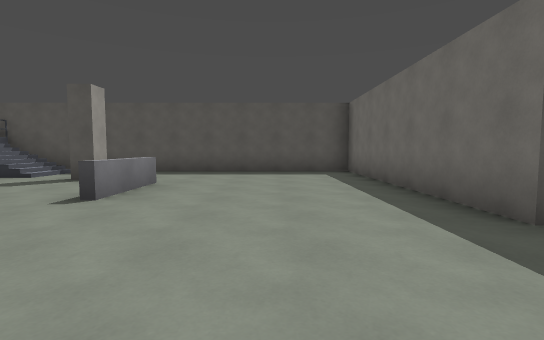
View 1 (above)

16 first-person views from a walk through a 3-D level made in the Godot game engine. The camera is 1.3 m above the floor, tilts 4° down and sees 85° across. The floor is counted in squares, 2 m on a side. Each view is taken from the middle of a square. On the plan, view 1 faces up. The plan holds only what a view shows up to about 9 squares ahead; the rest is blank.

View 2
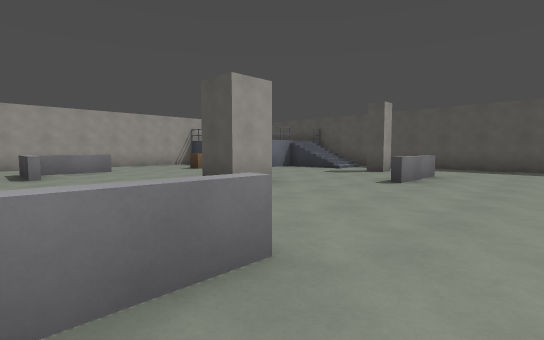

View 3
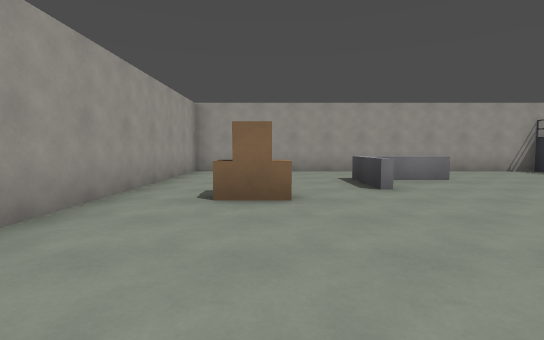

View 4
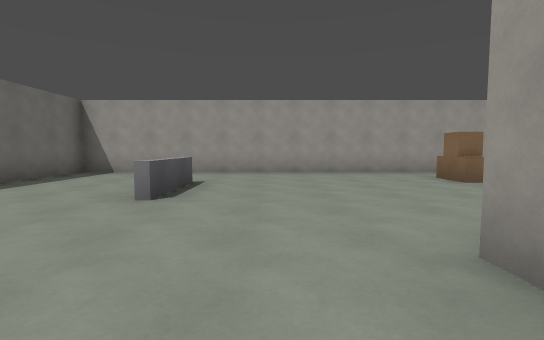

View 5
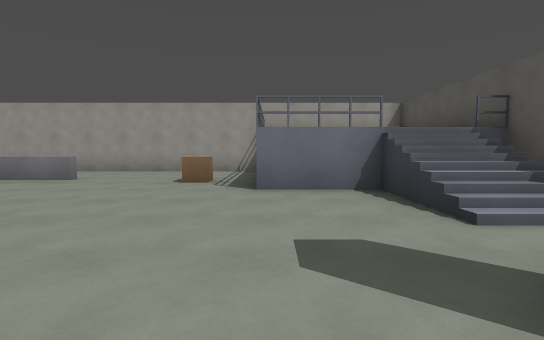

View 6
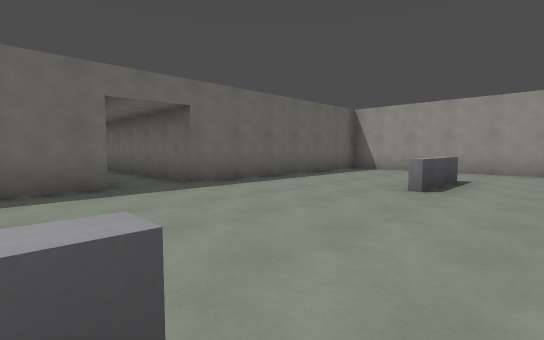

View 7
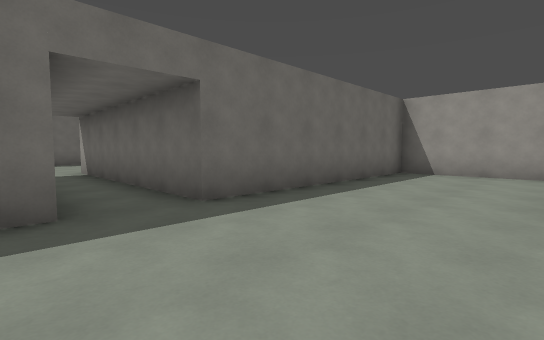

View 8
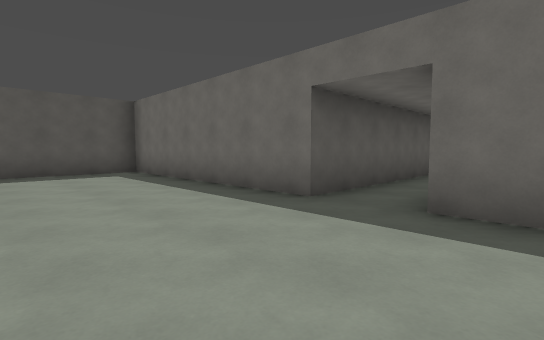

View 9
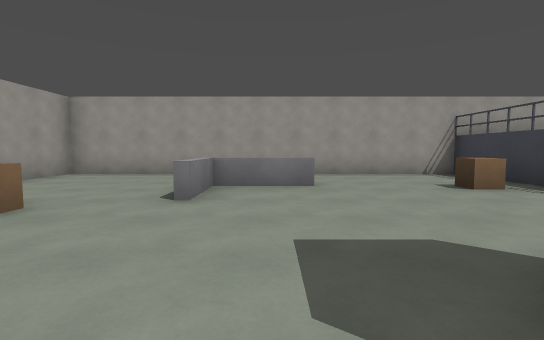

View 10
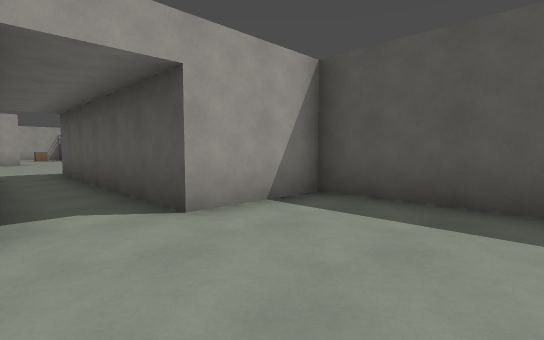

View 11
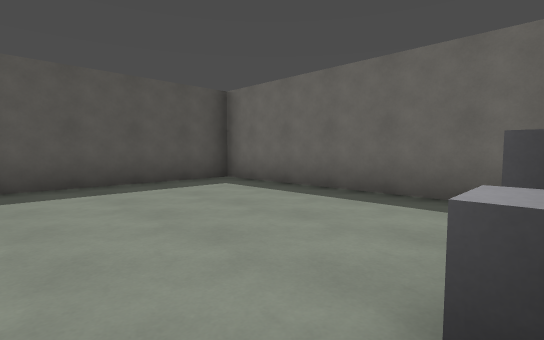

View 12
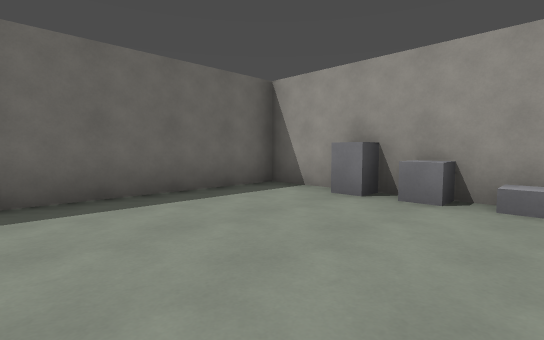

View 13
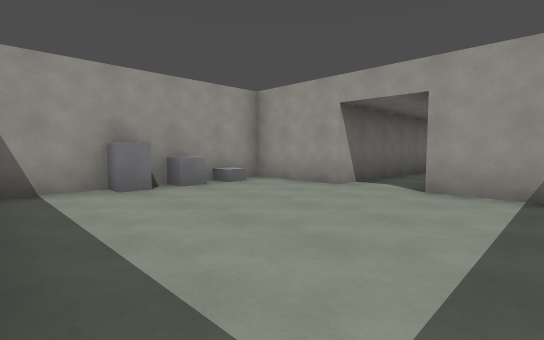

View 14
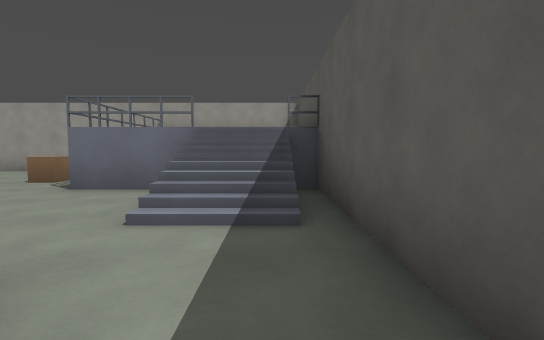

View 15
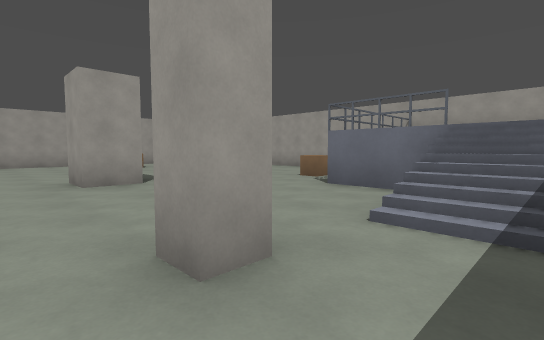

View 16
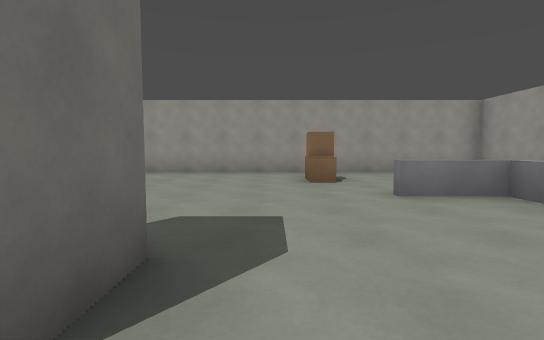

### Floor plan
Key: @ floor where view 1 was taken; # wall or solid block; . main floor; : floor 2 m higher than the main floor; / step, stairs or slope; ^ raised ledge.
Columns run from 12 left of view 1 to 14 right of it. Each row starts with its distance up from view 1.
  9 ################
  8 #   ///........#
  7 #   ///........#
  6 #   :...#......#
  5 # :::.....^....#    #######
  4 #.........^....#    #.....#
  3 #..............######.....#
  2 #......#..................#
  1 #..............######.....#
  0 #..^........@..#    #.....#
 -1 #..^^......^...#    #.^^..#
 -2 #..........^...#     #  ###
 -3 #....#.........#
 -4 #..............#
 -5 #..............#
 -6 ################

Positions as (right, up) in squares from view 1, and headings:
1: (0, 0), facing up
2: (0, -2), facing up-left
3: (-3, -3), facing left
4: (-3, 3), facing down
5: (-3, 5), facing left
6: (-3, 4), facing down-right
7: (-1, 3), facing down-right
8: (-1, 0), facing up-right
9: (-4, 0), facing left
10: (11, 1), facing up-left
11: (9, -1), facing up-right
12: (9, 3), facing down-right
13: (13, 4), facing down-left
14: (-3, 8), facing left
15: (-3, 8), facing down-left
16: (-6, 3), facing down
